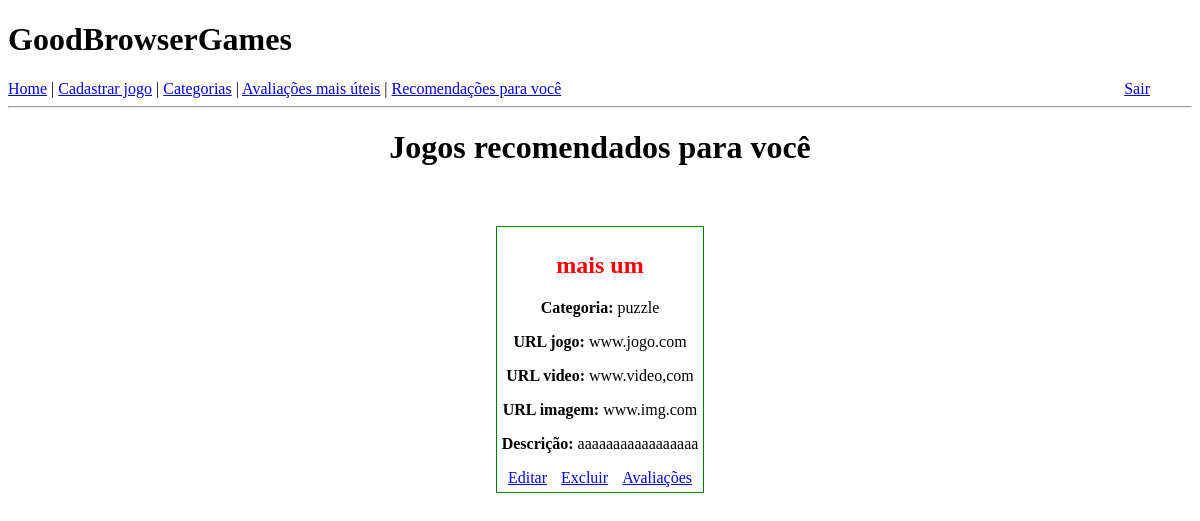
The app's page /recomendacoes (signed in) with its own data.
### app/models.py (models this page shows)
class Jogo(db.Model):
    id = db.Column(db.Integer, primary_key=True)
    nome = db.Column(db.String(128), index=True, )
    categoria = db.Column(db.String(64), index=True)
    url_jogo = db.Column(db.String, index=True)
    url_video = db.Column(db.String, index=True)
    url_imagem = db.Column(db.String, index=True)
    descricao = db.Column(db.String, index=True)

### app/routes.py (the view)
@app.route("/recomendacoes", methods=["GET", "POST"])
def recomendacoes():
    jogos_avaliados = list(JogoAvaliado.query.filter_by(user_id=current_user.id))
    ids_jogos_avaliados = [j.jogo_id for j in jogos_avaliados]
    jogos_recomendados = []
    categorias_avaliadas = {}
    if jogos_avaliados:
        for jogo_avaliado in jogos_avaliados:
            jogo = Jogo.query.filter_by(id=jogo_avaliado.jogo_id).first()
            cat = jogo.categoria
            qnt_avaliacoes = categorias_avaliadas.get(cat, None)
            if qnt_avaliacoes:
                qnt_avaliacoes += 1
                categorias_avaliadas[cat] = qnt_avaliacoes
            else:
                categorias_avaliadas[cat] = 1
        categoria_preferida = max(categorias_avaliadas.items(), key=operator.itemgetter(1))[0]
        todos_jogos_cat_preferida = list(Jogo.query.filter_by(categoria=categoria_preferida))
        for jogo in todos_jogos_cat_preferida:
            if jogo.id not in ids_jogos_avaliados:
                jogos_recomendados.append(jogo)
    return render_template("recomendacoes.html", jogos_recomendados=jogos_recomendados)

### app/models.py (called while the page is built)
@login.user_loader
def load_user(id):
    return User.query.get(int(id))

### app/templates/recomendacoes.html (shortened to what this page needs)
{% extends "base.html" %}
{% block content %}
    <div style="text-align: center;">
        <h1 style="margin-bottom: 50px;">Jogos recomendados para você</h1>
        {% if jogos_recomendados %}
            {% for jogo in jogos_recomendados %}
            <div class="jogo">
                <h2>{{ jogo.nome }}</h2>
                <p><b>Categoria:</b> {{ jogo.categoria }}</p>
                <p><b>URL jogo:</b> {{ jogo.url_jogo }}</p>
                <p><b>URL video:</b> {{ jogo.url_video }}</p>
                <p><b>URL imagem:</b> {{ jogo.url_imagem }}</p>
                <p><b>Descrição:</b> {{ jogo.descricao }}</p>
                <p class="botoes"><a href="/editar-jogo/{{jogo.id}}">Editar</a></p>
                <p class="botoes"><a href="/delete-jogo/{{jogo.id}}">Excluir</a></p>
                <p class="botoes"><a href="/listar-avaliacoes/{{jogo.id}}">Avaliações</a></p>
            </div>
            {% endfor %}
        {% else %}
            <h2 style="color: red;">Não foi possível te recomendar nenhum jogo :(</h2>
            <h2>Tente avaliar mais jogos que gostou!</h2>
        {% endif %}
    </div>
{% endblock %}

### app/templates/recomendacoes.html (style rules this page uses)
.jogo { border: 1px solid green; display: inline-block; max-width: 300px; margin: 10px; padding: 5px; text-align: center; }
.jogo h2 { color: red; }
.botoes { display: inline; width: 48%; margin: 5px; }

### records on screen
Jogo: nome "mais um", categoria "puzzle", url_jogo "www.jogo.com", url_video "www.video,com", url_imagem "www.img.com", descricao "aaaaaaaaaaaaaaaaa"
